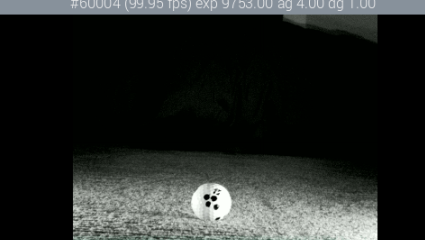
#> input picture BallRecognition_Test/Ball_Rec1 - Indoor - High Light.png, 425 x 240 px
$ python diagnose_detection.py
#> lines starting #> are read from the running program, lines starting #| are printed output that depends on the picture; after the words box and inside, x2 and y2 are one past the last pixel; in counts of white or black regions, pixels touching at a corner belong together
#!/usr/bin/env python3
"""
Diagnostic script to test ball detection parameters
Tests each step of detection pipeline to identify issues
"""

import cv2
import numpy as np
import sys

def test_detection_pipeline(image_path):
    """Test detection with verbose output at each stage"""

    # Read image
    print(f"\n{'='*60}")
    print(f"Testing detection on: {image_path}")
    print(f"{'='*60}\n")

    frame = cv2.imread(image_path)
#> frame is the input picture: shape (240, 425, 3); mean B, G, R 38.3, 40.4, 37.3
    if frame is None:
        print(f"ERROR: Could not read image from {image_path}")
        return

    print(f"✓ Image loaded: {frame.shape}")
#| ✓ Image loaded: (240, 425, 3)

    # Convert to grayscale
    if len(frame.shape) == 3:
        gray = cv2.cvtColor(frame, cv2.COLOR_BGR2GRAY)
    else:
        gray = frame

    print(f"✓ Grayscale shape: {gray.shape}")
#| ✓ Grayscale shape: (240, 425)
    print(f"  Brightness range: {gray.min()}-{gray.max()}, mean: {gray.mean():.1f}")
#|   Brightness range: 0-254, mean: 39.2

    # Test 1: WITHOUT CLAHE (original approach)
    print(f"\n{'='*60}")
    print("TEST 1: Detection WITHOUT CLAHE (original optimized_detection.py)")
    print(f"{'='*60}\n")
    test_detection_without_clahe(gray)

    # Test 2: WITH CLAHE (new PiTrac approach)
    print(f"\n{'='*60}")
    print("TEST 2: Detection WITH CLAHE (new PiTrac enhancement)")
    print(f"{'='*60}\n")
    test_detection_with_clahe(gray)

    # Test 3: Lower thresholds
    print(f"\n{'='*60}")
    print("TEST 3: Detection with LOWER brightness thresholds")
    print(f"{'='*60}\n")
    test_detection_lower_thresholds(gray)


def test_detection_without_clahe(gray):
    """Test original detection without CLAHE"""

    # Brightness threshold
    _, bright_mask = cv2.threshold(gray, 150, 255, cv2.THRESH_BINARY)
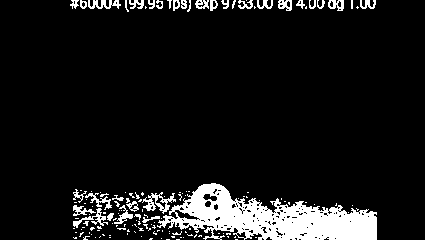
#> bright_mask: shape (240, 425); 9.3% white; 148 white regions (114 under 20 px), largest, box (x1, y1, x2, y2) and area: (157, 183, 377, 240) 6491, (142, 192, 176, 214) 287, (73, 208, 108, 228) 186
    bright_pixels = np.count_nonzero(bright_mask)
#> bright_pixels = 9451
    print(f"✓ Brightness threshold (150): {bright_pixels} bright pixels ({bright_pixels/bright_mask.size*100:.1f}%)")
#| ✓ Brightness threshold (150): 9451 bright pixels (9.3%)

    if bright_pixels == 0:
        print("  ⚠️  WARNING: No pixels above brightness threshold 150!")
        print("  → Ball might be dimmer than expected")
        return

    # Morphology
    kernel = cv2.getStructuringElement(cv2.MORPH_ELLIPSE, (5, 5))
    bright_mask = cv2.morphologyEx(bright_mask, cv2.MORPH_OPEN, kernel)
#> bright_mask: shape (240, 425); 5.5% white; 14 white regions (5 under 20 px), largest, box (x1, y1, x2, y2) and area: (182, 183, 377, 240) 5289, (122, 212, 133, 219) 52, (171, 217, 183, 224) 51
    bright_mask = cv2.morphologyEx(bright_mask, cv2.MORPH_CLOSE, kernel)
#> bright_mask: shape (240, 425); 5.9% white; 10 white regions (4 under 20 px), largest, box (x1, y1, x2, y2) and area: (171, 183, 377, 240) 5843, (122, 212, 133, 219) 52, (146, 204, 151, 210) 22, (73, 221, 79, 226) 22, (101, 0, 106, 5) 21, (365, 0, 370, 5) 21
    print(f"✓ Morphology applied")

    # Edges
    edges = cv2.Canny(gray, 50, 150)
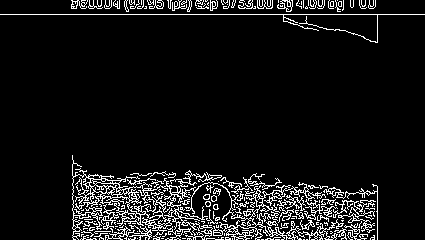
#> edges: shape (240, 425); 8.4% white in thin lines or dots
    edge_pixels = np.count_nonzero(edges)
#> edge_pixels = 8545
    print(f"✓ Canny edges: {edge_pixels} edge pixels")
#| ✓ Canny edges: 8545 edge pixels

    # Combine
    combined = cv2.bitwise_or(bright_mask, edges)
#> combined: shape (240, 425); 12.3% white; 129 white regions (89 under 20 px), largest, box (x1, y1, x2, y2) and area: (72, 155, 378, 240) 9782, (0, 14, 425, 43) 609, (105, 226, 140, 240) 118
    print(f"✓ Combined bright+edges")

    # Blur
    blurred = cv2.GaussianBlur(combined, (9, 9), 2)
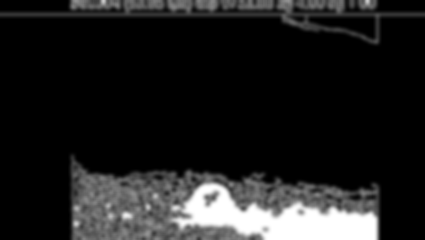
#> blurred: shape (240, 425); min 0, max 255, mean 31.5
    print(f"✓ Gaussian blur applied")

    # HoughCircles - single param2
    circles = cv2.HoughCircles(
        blurred,
        cv2.HOUGH_GRADIENT,
        dp=1,
        minDist=80,
        param1=30,
        param2=20,
        minRadius=15,
        maxRadius=200
    )
#> circles = [[230.5, 119.5, 117.1], [148.5, 116.5, 108.5], [325.5, 121.5, 90.5], [129.5, 239.5, 58.3], [211.5, 233.5, 55.6], [53.5, 149.5, 137.9], [318.5, 239.5, 55.4], [273.5, 47.5, 40], [191.5, 44.5, 42.7]]

    if circles is not None:
        print(f"✅ HoughCircles (param2=20) found {len(circles[0])} circles")
#| ✅ HoughCircles (param2=20) found 9 circles
        for i, c in enumerate(circles[0][:3]):  # Show first 3
            print(f"   Circle {i+1}: center=({int(c[0])}, {int(c[1])}), radius={int(c[2])}")
            # Check brightness
            x, y, r = int(c[0]), int(c[1]), int(c[2])
            if 0 <= x-r and x+r < gray.shape[1] and 0 <= y-r and y+r < gray.shape[0]:
                region = gray[max(0,y-r):min(gray.shape[0],y+r), max(0,x-r):min(gray.shape[1],x+r)]
                print(f"   Region brightness: mean={region.mean():.1f}, std={region.std():.1f}")
                if region.mean() > 130:
                    print(f"   ✅ Would pass brightness validation (>130)")
                else:
                    print(f"   ❌ Would FAIL brightness validation (need >130)")
#> this loop made 3 passes
#> (c, x, y, r) on passes 1 to 3: ([230.5, 119.5, 117.1], 230, 119, 117), ([148.5, 116.5, 108.5], 148, 116, 108), ([325.5, 121.5, 90.5], 325, 121, 90)
#|    Circle 1: center=(230, 119), radius=117
#|    Region brightness: mean=49.8, std=68.5
#|    ❌ Would FAIL brightness validation (need >130)
#|    Circle 2: center=(148, 116), radius=108
#|    Region brightness: mean=35.8, std=60.9
#|    ❌ Would FAIL brightness validation (need >130)
#|    Circle 3: center=(325, 121), radius=90
#|    Region brightness: mean=18.2, std=38.3
#|    ❌ Would FAIL brightness validation (need >130)
#> pass 1, in test_detection_without_clahe, `region = gray[max(0,y-r):min(gray.shape[0],y+r), max(0,x-r):min(gray.s..`:
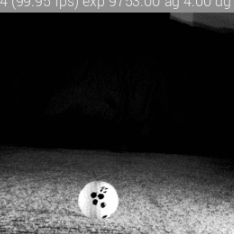
#> region: shape (234, 234); min 0, max 254, mean 49.8
    else:
        print(f"❌ HoughCircles found NO circles")
        print("  → Trying more sensitive param2 values...")

        for param2 in [18, 16, 15, 12, 10]:
            circles = cv2.HoughCircles(
                blurred,
                cv2.HOUGH_GRADIENT,
                dp=1,
                minDist=80,
                param1=30,
                param2=param2,
                minRadius=15,
                maxRadius=200
            )
            if circles is not None:
                print(f"  ✓ param2={param2} found {len(circles[0])} circles")
                break
        else:
            print(f"  ❌ Even param2=10 found nothing - detection parameters need adjustment")


def test_detection_with_clahe(gray):
    """Test detection WITH CLAHE enhancement"""

    # Apply CLAHE
    clahe = cv2.createCLAHE(clipLimit=6.0, tileGridSize=(6, 6))
    enhanced_gray = clahe.apply(gray)

    print(f"✓ CLAHE applied")
    print(f"  Original brightness: {gray.min()}-{gray.max()}, mean: {gray.mean():.1f}")
#|   Original brightness: 0-254, mean: 39.2
    print(f"  Enhanced brightness: {enhanced_gray.min()}-{enhanced_gray.max()}, mean: {enhanced_gray.mean():.1f}")
#|   Enhanced brightness: 0-255, mean: 49.7

    # Brightness threshold on ENHANCED image
    _, bright_mask = cv2.threshold(enhanced_gray, 150, 255, cv2.THRESH_BINARY)
#> bright_mask: shape (240, 425); 12.6% white; 165 white regions (139 under 20 px), largest, box (x1, y1, x2, y2) and area: (73, 182, 279, 240) 5860, (262, 181, 377, 240) 2480, (274, 0, 425, 15) 2149
    bright_pixels = np.count_nonzero(bright_mask)
#> bright_pixels = 12848
    print(f"✓ Brightness threshold (150) on CLAHE: {bright_pixels} bright pixels ({bright_pixels/bright_mask.size*100:.1f}%)")
#| ✓ Brightness threshold (150) on CLAHE: 12848 bright pixels (12.6%)

    if bright_pixels == 0:
        print("  ⚠️  WARNING: CLAHE made things worse - no bright pixels!")
        return

    # Continue with rest of pipeline
    kernel = cv2.getStructuringElement(cv2.MORPH_ELLIPSE, (5, 5))
    bright_mask = cv2.morphologyEx(bright_mask, cv2.MORPH_OPEN, kernel)
#> bright_mask: shape (240, 425); 7.5% white; 35 white regions (10 under 20 px), largest, box (x1, y1, x2, y2) and area: (274, 0, 425, 15) 2147, (181, 182, 253, 227) 1723, (73, 187, 168, 213) 1027
    bright_mask = cv2.morphologyEx(bright_mask, cv2.MORPH_CLOSE, kernel)
#> bright_mask: shape (240, 425); 8% white; 17 white regions (3 under 20 px), largest, box (x1, y1, x2, y2) and area: (73, 182, 253, 227) 3582, (274, 0, 425, 15) 2147, (312, 215, 377, 240) 1083

    edges = cv2.Canny(enhanced_gray, 50, 150)
#> edges: shape (240, 425); 12% white in thin lines or dots
    combined = cv2.bitwise_or(bright_mask, edges)
#> combined: shape (240, 425); 18% white; 202 white regions (146 under 20 px), largest, box (x1, y1, x2, y2) and area: (72, 147, 378, 240) 9866, (0, 0, 425, 44) 3464, (130, 150, 234, 180) 458
    blurred = cv2.GaussianBlur(combined, (9, 9), 2)

    # Try adaptive param2
    param2_values = [20, 18, 22, 16, 24, 15, 26]
    for param2 in param2_values:
        circles = cv2.HoughCircles(
            blurred,
            cv2.HOUGH_GRADIENT,
            dp=1,
            minDist=80,
            param1=30,
            param2=param2,
            minRadius=15,
            maxRadius=200
        )

        if circles is not None and 1 <= len(circles[0]) <= 4:
            print(f"✅ Adaptive HoughCircles (param2={param2}) found {len(circles[0])} circles (ideal range!)")
            for i, c in enumerate(circles[0]):
                print(f"   Circle {i+1}: center=({int(c[0])}, {int(c[1])}), radius={int(c[2])}")
            break
    else:
        if circles is not None:
            print(f"⚠️  Found {len(circles[0])} circles but outside ideal 1-4 range")
        else:
            print(f"❌ Adaptive param2 found NO circles in ideal range")
#> this loop made 7 passes
#| ⚠️  Found 10 circles but outside ideal 1-4 range


def test_detection_lower_thresholds(gray):
    """Test with lower brightness thresholds for darker conditions"""

    print("Testing with lower brightness threshold (100 instead of 150)...")

    _, bright_mask = cv2.threshold(gray, 100, 255, cv2.THRESH_BINARY)
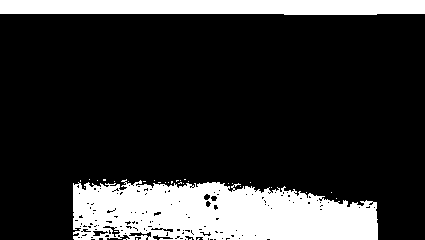
#> bright_mask: shape (240, 425); 20.2% white; 33 white regions (31 under 20 px), largest, box (x1, y1, x2, y2) and area: (73, 179, 378, 240) 14450, (0, 0, 425, 15) 6043
    bright_pixels = np.count_nonzero(bright_mask)
#> bright_pixels = 20558
    print(f"✓ Brightness threshold (100): {bright_pixels} bright pixels ({bright_pixels/bright_mask.size*100:.1f}%)")
#| ✓ Brightness threshold (100): 20558 bright pixels (20.2%)

    kernel = cv2.getStructuringElement(cv2.MORPH_ELLIPSE, (5, 5))
    bright_mask = cv2.morphologyEx(bright_mask, cv2.MORPH_OPEN, kernel)
#> bright_mask: shape (240, 425); 19% white; 9 white regions (4 under 20 px), largest, box (x1, y1, x2, y2) and area: (73, 182, 378, 240) 13081, (0, 0, 425, 15) 6043, (74, 227, 95, 240) 103, (151, 230, 167, 237) 90, (203, 235, 208, 240) 21
    bright_mask = cv2.morphologyEx(bright_mask, cv2.MORPH_CLOSE, kernel)
#> bright_mask: shape (240, 425); 19.6% white; 3 white regions (1 under 20 px), largest, box (x1, y1, x2, y2) and area: (73, 182, 378, 240) 13925, (0, 0, 425, 15) 6043

    edges = cv2.Canny(gray, 50, 150)
    combined = cv2.bitwise_or(bright_mask, edges)
#> combined: shape (240, 425); 21.8% white; 15 white regions (7 under 20 px), largest, box (x1, y1, x2, y2) and area: (72, 155, 378, 240) 15369, (0, 0, 425, 43) 6559, (248, 173, 282, 190) 104
    blurred = cv2.GaussianBlur(combined, (9, 9), 2)
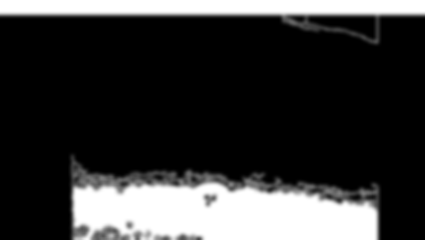
#> blurred: shape (240, 425); min 0, max 255, mean 55.6

    circles = cv2.HoughCircles(
        blurred,
        cv2.HOUGH_GRADIENT,
        dp=1,
        minDist=80,
        param1=30,
        param2=20,
        minRadius=15,
        maxRadius=200
    )
#> circles = [[96.5, 207.5, 29.4], [210.5, 207.5, 25.8]]

    if circles is not None:
        print(f"✅ Found {len(circles[0])} circles with lower threshold")
#| ✅ Found 2 circles with lower threshold
        for i, c in enumerate(circles[0][:3]):
            x, y, r = int(c[0]), int(c[1]), int(c[2])
            print(f"   Circle {i+1}: center=({int(c[0])}, {int(c[1])}), radius={int(c[2])}")
            if 0 <= x-r and x+r < gray.shape[1] and 0 <= y-r and y+r < gray.shape[0]:
                region = gray[max(0,y-r):min(gray.shape[0],y+r), max(0,x-r):min(gray.shape[1],x+r)]
                print(f"   Region brightness: mean={region.mean():.1f}, std={region.std():.1f}")
#> this loop made 2 passes
#> (c, x, y, r) on passes 1 to 2: ([96.5, 207.5, 29.4], 96, 207, 29), ([210.5, 207.5, 25.8], 210, 207, 25)
#|    Circle 1: center=(96, 207), radius=29
#|    Region brightness: mean=114.8, std=48.4
#|    Circle 2: center=(210, 207), radius=25
#|    Region brightness: mean=178.6, std=57.3
#> pass 2, in test_detection_lower_thresholds, `region = gray[max(0,y-r):min(gray.shape[0],y+r), max(0,x-r):min(gray.s..`:
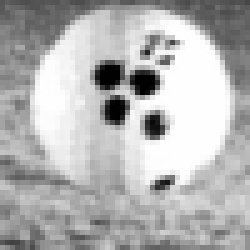
#> region: shape (50, 50) (shown 5 times larger); min 0, max 254, mean 178.6
    else:
        print(f"❌ Still no circles with threshold=100")


if __name__ == "__main__":
    # Test on the provided image
    test_image = "BallRecognition_Test/Ball_Rec1 - Indoor - High Light.png"

    if len(sys.argv) > 1:
        test_image = sys.argv[1]

    test_detection_pipeline(test_image)

    print(f"\n{'='*60}")
    print("SUMMARY RECOMMENDATIONS:")
    print(f"{'='*60}")
    print("Run this script on your actual camera frame to diagnose:")
    print("  python3 diagnose_detection.py path/to/your/image.png")

$ run again, with BallRecognition_Test/Ball_Rec2 - Indoor - High Light.png copied over BallRecognition_Test/Ball_Rec1 - Indoor - High Light.png
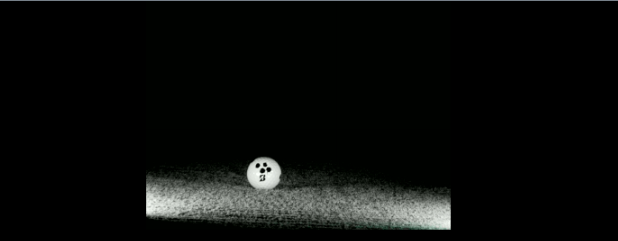
#> input picture BallRecognition_Test/Ball_Rec2 - Indoor - High Light.png, 618 x 241 px
#> in test_detection_pipeline, frame is the input picture: shape (241, 618, 3); mean B, G, R 10.8, 12.2, 10.8
#| ✓ Image loaded: (241, 618, 3)
#| ✓ Grayscale shape: (241, 618)
#|   Brightness range: 0-254, mean: 11.6
#> in test_detection_without_clahe, `_, bright_mask = cv2.threshold(gray, 150, 255, cv2.THRESH_BINARY)`:
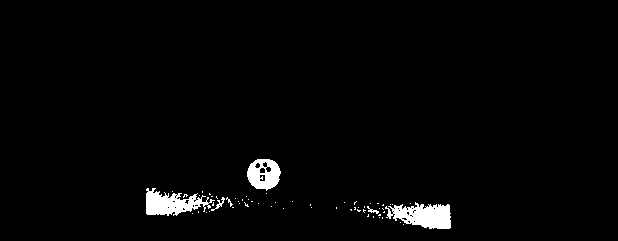
#> bright_mask: shape (241, 618); 2.1% white; 60 white regions (54 under 20 px), largest, box (x1, y1, x2, y2) and area: (385, 202, 451, 229) 1153, (146, 188, 215, 216) 1036, (247, 159, 281, 191) 729, (211, 197, 225, 211) 51, (367, 206, 379, 214) 35, (226, 197, 233, 207) 21
#> in test_detection_without_clahe, `bright_pixels = np.count_nonzero(bright_mask)`: bright_pixels = 3150
#| ✓ Brightness threshold (150): 3150 bright pixels (2.1%)
#> edge_pixels = 6110
#| ✓ Canny edges: 6110 edge pixels
#> in test_detection_without_clahe, `circles = cv2.HoughCircles( blurred, cv2.HOUGH_GRADIENT, dp=1, minDist..`: circles = [[295.5, 114.5, 111.9], [263.5, 190.5, 32.6], [186.5, 100.5, 97.9], [177.5, 203.5, 32.7], [338.5, 232.5, 42.7], [377.5, 129.5, 92.1], [432.5, 211.5, 18]]
#| ✅ HoughCircles (param2=20) found 7 circles
#> the loop in test_detection_without_clahe, `for i, c in enumerate(circles[0][:3]):` made 3 passes
#> (c, x, y, r) on passes 1 to 3: ([295.5, 114.5, 111.9], 295, 114, 111), ([263.5, 190.5, 32.6], 263, 190, 32), ([186.5, 100.5, 97.9], 186, 100, 97)
#> (printed output is left out)
#|   Original brightness: 0-254, mean: 11.6
#|   Enhanced brightness: 0-255, mean: 22.2
#> in test_detection_with_clahe, `bright_pixels = np.count_nonzero(bright_mask)`: bright_pixels = 6849
#| ✓ Brightness threshold (150) on CLAHE: 6849 bright pixels (4.6%)
#> the loop in test_detection_with_clahe, `for param2 in param2_values:` made 7 passes
#> circles on pass 7: [[263.5, 173.5, 17.1], [352.5, 199.5, 28.8]]
#> (printed output is left out)
#> in test_detection_lower_thresholds, `bright_pixels = np.count_nonzero(bright_mask)`: bright_pixels = 8276
#| ✓ Brightness threshold (100): 8276 bright pixels (5.6%)
#> in test_detection_lower_thresholds, `circles = cv2.HoughCircles( blurred, cv2.HOUGH_GRADIENT, dp=1, minDist..`: circles = [[337.5, 115.5, 113.4], [251.5, 121.5, 107], [312.5, 203.5, 25.2], [428.5, 113.5, 115.5], [383.5, 240.5, 57.4], [201.5, 195.5, 26.6]]
#| ✅ Found 6 circles with lower threshold
#> the loop in test_detection_lower_thresholds, `for i, c in enumerate(circles[0][:3]):` made 3 passes
#> (c, x, y, r) on passes 1 to 3: ([337.5, 115.5, 113.4], 337, 115, 113), ([251.5, 121.5, 107], 251, 121, 107), ([312.5, 203.5, 25.2], 312, 203, 25)
#> (printed output is left out)
#> pass 3, in test_detection_lower_thresholds, `region = gray[max(0,y-r):min(gray.shape[0],y+r), max(0,x-r):min(gray.s..`:
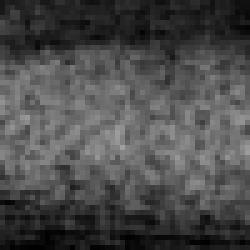
#> region: shape (50, 50) (shown 5 times larger); min 0, max 159, mean 74.7

$ run again, with BallRecognition_Test/BallDetection_3FPS.png copied over BallRecognition_Test/Ball_Rec1 - Indoor - High Light.png
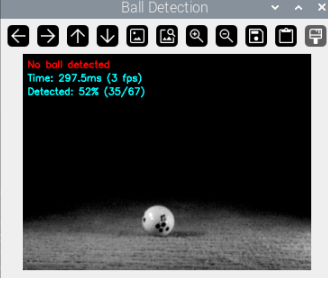
#> input picture BallRecognition_Test/BallDetection_3FPS.png, 328 x 293 px
#> in test_detection_pipeline, frame is the input picture: shape (293, 328, 3); mean B, G, R 88.4, 87.8, 85.9
#| ✓ Image loaded: (293, 328, 3)
#| ✓ Grayscale shape: (293, 328)
#|   Brightness range: 0-255, mean: 87.3
#> in test_detection_without_clahe, `bright_pixels = np.count_nonzero(bright_mask)`: bright_pixels = 24855
#| ✓ Brightness threshold (150): 24855 bright pixels (25.9%)
#> edge_pixels = 7692
#| ✓ Canny edges: 7692 edge pixels
#> in test_detection_without_clahe, `circles = cv2.HoughCircles( blurred, cv2.HOUGH_GRADIENT, dp=1, minDist..`: circles = [[193.5, 136.5, 133.9], [65.5, 139.5, 122.8], [282.5, 143.5, 126.5], [233.5, 208.5, 61.4], [117.5, 200.5, 69.6], [89.5, 15.5, 80.6], [156.5, 288.5, 50.5], [180.5, 52.5, 50.1], [276.5, 36.5, 19.9], [250.5, 289.5, 48.6], [43.5, 240.5, 27.2]]
#| ✅ HoughCircles (param2=20) found 11 circles
#> the loop in test_detection_without_clahe, `for i, c in enumerate(circles[0][:3]):` made 3 passes
#> (c, x, y, r) on passes 1 to 3: ([193.5, 136.5, 133.9], 193, 136, 133), ([65.5, 139.5, 122.8], 65, 139, 122), ([282.5, 143.5, 126.5], 282, 143, 126)
#> (printed output is left out)
#|   Original brightness: 0-255, mean: 87.3
#|   Enhanced brightness: 5-255, mean: 97.9
#> in test_detection_with_clahe, `bright_pixels = np.count_nonzero(bright_mask)`: bright_pixels = 30513
#| ✓ Brightness threshold (150) on CLAHE: 30513 bright pixels (31.7%)
#> the loop in test_detection_with_clahe, `for param2 in param2_values:` made 7 passes
#| ⚠️  Found 8 circles but outside ideal 1-4 range
#> in test_detection_lower_thresholds, `bright_pixels = np.count_nonzero(bright_mask)`: bright_pixels = 39241
#| ✓ Brightness threshold (100): 39241 bright pixels (40.8%)
#> in test_detection_lower_thresholds, `blurred = cv2.GaussianBlur(combined, (9, 9), 2)`:
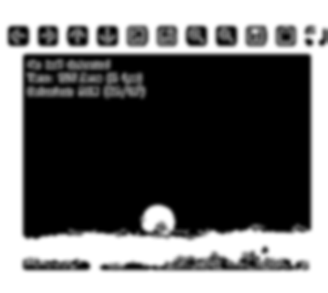
#> blurred: shape (293, 328); min 0, max 255, mean 108.2
#> in test_detection_lower_thresholds, `circles = cv2.HoughCircles( blurred, cv2.HOUGH_GRADIENT, dp=1, minDist..`: circles = [[166.5, 121.5, 144.2], [128.5, 206.5, 181.7], [54.5, 161.5, 108.9], [245.5, 152.5, 117.6], [104.5, 30.5, 51.8], [202.5, 35.5, 17.7], [24.5, 36.5, 17.4], [294.5, 36.5, 19.9]]
#| ✅ Found 8 circles with lower threshold
#> the loop in test_detection_lower_thresholds, `for i, c in enumerate(circles[0][:3]):` made 3 passes
#> (c, x, y, r) on passes 1 to 3: ([166.5, 121.5, 144.2], 166, 121, 144), ([128.5, 206.5, 181.7], 128, 206, 181), ([54.5, 161.5, 108.9], 54, 161, 108)
#> (printed output is left out)
